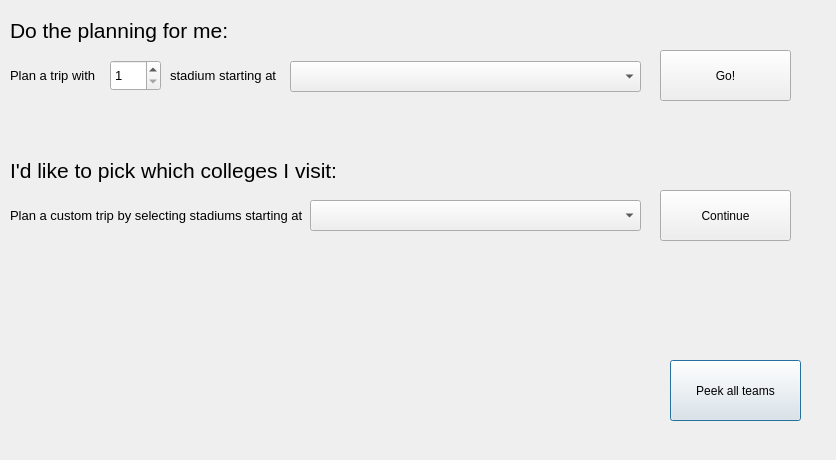
<?xml version="1.0" encoding="UTF-8"?>
<ui version="4.0">
 <class>planyourtrip</class>
 <widget class="QDialog" name="planyourtrip">
  <property name="geometry">
   <rect>
    <x>0</x>
    <y>0</y>
    <width>836</width>
    <height>460</height>
   </rect>
  </property>
  <property name="windowTitle">
   <string>Dialog</string>
  </property>
  <widget class="QLabel" name="label_planTrip1">
   <property name="geometry">
    <rect>
     <x>10</x>
     <y>60</y>
     <width>91</width>
     <height>31</height>
    </rect>
   </property>
   <property name="font">
    <font>
     <pointsize>10</pointsize>
    </font>
   </property>
   <property name="text">
    <string>Plan a trip with </string>
   </property>
  </widget>
  <widget class="QPushButton" name="takeTripButton">
   <property name="geometry">
    <rect>
     <x>670</x>
     <y>360</y>
     <width>131</width>
     <height>61</height>
    </rect>
   </property>
   <property name="text">
    <string>Peek all teams</string>
   </property>
  </widget>
  <widget class="QLabel" name="label_planTrip2">
   <property name="geometry">
    <rect>
     <x>170</x>
     <y>60</y>
     <width>141</width>
     <height>31</height>
    </rect>
   </property>
   <property name="font">
    <font>
     <pointsize>10</pointsize>
    </font>
   </property>
   <property name="text">
    <string>stadium starting at</string>
   </property>
  </widget>
  <widget class="QLabel" name="label_PlanForMe_2">
   <property name="geometry">
    <rect>
     <x>10</x>
     <y>150</y>
     <width>361</width>
     <height>41</height>
    </rect>
   </property>
   <property name="font">
    <font>
     <pointsize>16</pointsize>
    </font>
   </property>
   <property name="text">
    <string>I'd like to pick which colleges I visit:</string>
   </property>
  </widget>
  <widget class="QComboBox" name="dropdown_CollegeList_2">
   <property name="geometry">
    <rect>
     <x>310</x>
     <y>200</y>
     <width>331</width>
     <height>31</height>
    </rect>
   </property>
   <property name="font">
    <font>
     <pointsize>10</pointsize>
    </font>
   </property>
  </widget>
  <widget class="QLabel" name="label_PlanForMe">
   <property name="geometry">
    <rect>
     <x>10</x>
     <y>10</y>
     <width>291</width>
     <height>41</height>
    </rect>
   </property>
   <property name="font">
    <font>
     <pointsize>16</pointsize>
    </font>
   </property>
   <property name="text">
    <string>Do the planning for me:</string>
   </property>
  </widget>
  <widget class="QComboBox" name="dropdown_CollegeList">
   <property name="geometry">
    <rect>
     <x>290</x>
     <y>61</y>
     <width>351</width>
     <height>31</height>
    </rect>
   </property>
   <property name="font">
    <font>
     <pointsize>10</pointsize>
    </font>
   </property>
  </widget>
  <widget class="QPushButton" name="button_CustomTrip">
   <property name="geometry">
    <rect>
     <x>660</x>
     <y>190</y>
     <width>131</width>
     <height>51</height>
    </rect>
   </property>
   <property name="text">
    <string>Continue</string>
   </property>
  </widget>
  <widget class="QPushButton" name="button_AutomaticTrip">
   <property name="geometry">
    <rect>
     <x>660</x>
     <y>50</y>
     <width>131</width>
     <height>51</height>
    </rect>
   </property>
   <property name="text">
    <string>Go!</string>
   </property>
  </widget>
  <widget class="QLabel" name="label_planCustom">
   <property name="geometry">
    <rect>
     <x>10</x>
     <y>200</y>
     <width>301</width>
     <height>31</height>
    </rect>
   </property>
   <property name="font">
    <font>
     <pointsize>10</pointsize>
    </font>
   </property>
   <property name="text">
    <string>Plan a custom trip by selecting stadiums starting at</string>
   </property>
  </widget>
  <widget class="QSpinBox" name="spin_numColleges">
   <property name="geometry">
    <rect>
     <x>110</x>
     <y>60</y>
     <width>51</width>
     <height>31</height>
    </rect>
   </property>
   <property name="font">
    <font>
     <pointsize>10</pointsize>
    </font>
   </property>
   <property name="minimum">
    <number>1</number>
   </property>
  </widget>
 </widget>
 <resources/>
 <connections/>
</ui>
